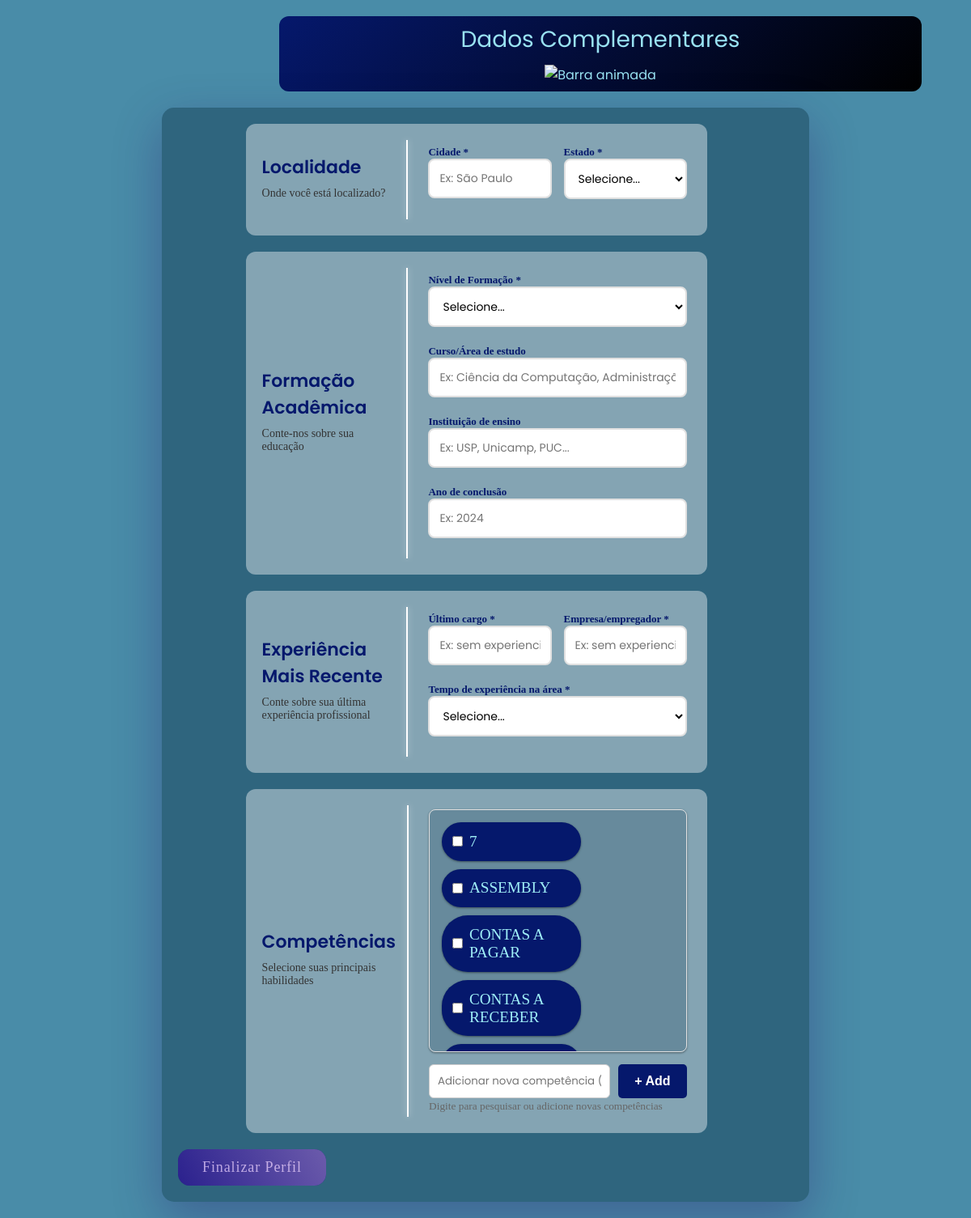
Screenshot of /questionario/1 (signed in) with the database file from the repository.
### tables this page shows
CREATE TABLE competencias (
        id_competencia INTEGER PRIMARY KEY AUTOINCREMENT,
        nome TEXT
    );

### routes/questionario.py (the view)
@bp_questionario.route('/questionario/<int:id_func>')
def questionario_pag(id_func):
    if 'usuario_id' not in session or session['usuario_id'] != id_func:
        flash("Acesso não autorizado!", "erro")
        return redirect('/')
    competencias = Competencia.listar_todas()
    return render_template('questionario.html',
                         id_func=id_func,
                         competencias=competencias)

### CRUDs/crud_comp.py (called while the page is built)
    @staticmethod
    def listar_todas():
        conn = get_connection()
        try:
            cursor = conn.cursor()
            cursor.execute("SELECT * FROM competencias ORDER BY nome")
            return cursor.fetchall()
        finally:
            conn.close()

### database/connect.py (called while the page is built)
def get_connection():
    conn = sqlite3.connect(Config.DB_PATH)
    conn.execute("PRAGMA foreign_keys = ON;")
    conn.row_factory = sqlite3.Row
    return conn

### models/model_comp.py (called while the page is built)
    @staticmethod
    def listar_todas():
        return CompetenciaCRUD.listar_todas()

### templates/questionario.html (shortened to what this page needs)
<!doctype html>
<html lang="pt-br">
  <head>
    <link rel="stylesheet" href="../static/css/questionario.css" />
  </head>
  <body>
    <div class="header">
      <p>Dados Complementares</p>
      <img
        src="https://web.archive.org/web/20091025005617im_/http://geocities.com/RodeoDrive/9200/ANIBAR.GIF"
        alt="Barra animada"
        class="gif-header"
      />
    </div>
    <div class="form">
      <form action="/salvar_questionario" method="POST" id="questionarioForm">
        <div class="container">
          <div class="secao-active" id="secao" data-secao="0">
            <div class="secao-header">
              <h2> Localidade</h2>
              <div class="secao-subtitle">Onde você está localizado?</div>
            </div>
            <div class="secao-content">
              <div class="campo-row">
                <div class="campo">
                  <label>Cidade <span class="obrigatorio">*</span></label>
                  <input
                    type="text"
                    name="cidade"
                    required
                    placeholder="Ex: São Paulo"
                  />
                </div>
                <div class="campo">
                  <label>Estado <span class="obrigatorio">*</span></label>
                  <select name="estado" required>
                    <option value="">Selecione...</option>
                  </select>
                </div>
              </div>
            </div>
          </div>
          <div class="secao-formacao" id="secao" data-secao="1">
            <div class="secao-header">
              <h2> Formação Acadêmica</h2>
              <div class="secao-subtitle">Conte-nos sobre sua educação</div>
            </div>
            <div class="secao-content">
              <div class="campo">
                <label
                  >Nível de Formação <span class="obrigatorio">*</span></label
                >
                <select name="formacao" required>
                  <option value="">Selecione...</option>
                </select>
              </div>
              <div class="campo">
                <label>Curso/Área de estudo</label>
                <input
                  type="text"
                  name="curso"
                  placeholder="Ex: Ciência da Computação, Administração..."/>
              </div>
              <div class="campo">
                <label>Instituição de ensino</label>
                <input
                  type="text"
                  name="instituicao"
                  placeholder="Ex: USP, Unicamp, PUC..."
                />
              </div>
              <div class="campo">
                <label>Ano de conclusão</label>
                <input
                  type="number"
                  name="ano_conclusao"
                  min="1950"
                  max="2030"
                  placeholder="Ex: 2024"
                />
              </div>
            </div>
          </div>
          <div class="secao-experiencia" id="secao" data-secao="2">
            <div class="secao-header">
              <h2> Experiência Mais Recente</h2>
              <div class="secao-subtitle">
                Conte sobre sua última experiência profissional
              </div>
            </div>
            <div class="secao-content">
              <div class="campo-row">
                <div class="campo">
                  <label>Último cargo <span class="obrigatorio">*</span></label>
                  <input
                    type="text"
                    name="ultimo_cargo"
                    required
                    placeholder="Ex: sem experiencia, Desenvolvedor Pleno..."/>
                </div>
                <div class="campo">
                  <label
                    >Empresa/empregador
                    <span class="obrigatorio">*</span></label
                  >
                  <input
                    type="text"
                    name="ultima_empresa"
                    required
                    placeholder="Ex: sem experiencia, Google, Microsoft..."/>
                </div>
              </div>
              <div class="campo">
                <label
                  >Tempo de experiência na área
                  <span class="obrigatorio">*</span></label
                >
                <select name="tempo_experiencia" required>
                  <option value="">Selecione...</option>
                </select>
              </div>
            </div>
          </div>
          <div class="secao-competencias" id="secao" data-secao="3">
            <div class="secao-header">
              <h2> Competências</h2>
              <div class="secao-subtitle">
                Selecione suas principais habilidades
              </div>
            </div>
            <div class="secao-content">
              <div id="lista-competencias" class="competencias-lista">
                {% for c in competencias %}
                <div class="competencia-item">
                  <input
                    type="checkbox"
                    name="competencias"
                    value="{{ c[0] }}"
                    id="comp_{{ c[0] }}"
                  />
                  <label for="comp_{{ c[0] }}">{{ c[1] }}</label>
                </div>
                {% endfor %}
              </div>
              <div class="nova-competencia">
                <input
                  type="text"
                  id="input_nova_comp"
                  placeholder="Adicionar nova competência (ex: Photoshop, Inglês...)"
                />
                <button type="button" onclick="adicionarCompetencia()">
                  + Add
                </button>
              </div>
              <small style="color: #666"
                >Digite para pesquisar ou adicione novas competências</small
              >
            </div>
          </div>
          <div class="container-btn">
            <div class="btn" id="divSubmit">
              <button type="submit" class="btn-submit">Finalizar Perfil</button>
            </div>
          </div>
        </div>
      </form>
    </div>
  </body>
</html>

### static/css/questionario.css (style rules this page uses)
* { margin: 0; padding: 0; box-sizing: border-box; }
.header { background: linear-gradient(135deg, #05186c 0%, #000000 100%); color: #99E2F2; padding: 8px; border-radius: 12px; text-align: center; width: 794px; margin-left: 325px; font-family: 'Poppins', sans-serif; }
.header p { font-size: 28px; margin-bottom: 10px; }
body { background: #498CA8; padding: 20px; min-height: 100vh; }
.container { max-width: 800px; margin: 0 auto; border-radius: 15px; box-shadow: 0 20px 60px rgba(39, 2, 99, 0.3); background: #0322355d 97.09%; margin-top: 20px; padding: 20px; }
#secao { padding: 0; background: rgba(255, 255, 255, 0.406); border-radius: 12px; margin-bottom: 20px; margin-left: 11%; width: 75%; display: flex; flex-direction: row; align-items: stretch; overflow: hidden; }
.secao-header { width: 35%; display: flex; flex-direction: column; justify-content: center; padding: 30px 20px; text-align: left; margin-bottom: 8px; }
.secao-header .secao-subtitle { text-align: left; color: #333; font-size: 14px; padding-bottom: 0; margin-bottom: 0; display: block; }
.secao-header h2 { font-family: 'Poppins', sans-serif; font-weight: 600; font-size: 22px; color: #05186c; margin-bottom: 8px; }
.secao-content { width: 65%; padding: 25px; overflow-y: auto; }
.secao-content .campo { margin-bottom: 20px; }
.secao-content .campo-row { display: grid; grid-template-columns: 1fr 1fr; gap: 15px; }
.secao-content label { color: #05186c; font-weight: 600; font-size: 13px; }
.secao-content input, .secao-content select { background: white; border: 1px solid #ccc; border-radius: 6px; padding: 10px; font-family: 'Poppins', sans-serif; }
.btn-submit { position: relative; font-family: inherit; font-weight: 500; font-size: 18px; letter-spacing: 0.05em; border-radius: 0.8em; cursor: pointer; border: none; background: #05186c; color: ghostwhite; overflow: hidden; }
.btn-submit::before, .btn-submit::after { position: absolute; top: 0; left: 0; width: 100%; height: 100%; z-index: 0; }
.btn-submit::before { content: ""; background: linear-gradient(to right, #5929b86d, #b48bd898); width: 120%; left: -10%; transform: skew(30deg); transition: transform 0.4s cubic-bezier(0.3, 1, 0.8, 1); }
.campo input, .campo select, .campo textarea { width: 100%; padding: 12px; border: 2px solid #e0e0e0; border-radius: 8px; font-size: 14px; transition: all 0.3s; }
.competencias-lista { display: grid; grid-template-columns: repeat(auto-fill, minmax(150px, 1fr)); gap: 10px; max-height: 300px; overflow-y: auto; padding: 15px; background: #0535513a; border-radius: 8px; border: 1px solid #e0e0e0; box-shadow: #00000044 0px 1px 3px, #00000035 0px 1px 2px; }
.competencia-item { display: flex; align-items: center; gap: 8px; padding: 0.8rem; background: #05186c; border-radius: 2rem; cursor: pointer; transition: all 0.2s; width: 60%; box-shadow: #00000044 0px 1px 3px, #00000035 0px 1px 2px; }
.competencia-item label { color: rgb(159, 238, 247); }
.competencia-item input { width: auto; margin: 0; }
.competencia-item label { margin: 0; font-weight: normal; cursor: pointer; flex: 1; font-style: bold; font-size: 1.2rem; }
.nova-competencia { margin-top: 15px; display: flex; gap: 10px; }
.nova-competencia input { flex: 1; width: 10px; }
.nova-competencia button { padding: 10px 20px; background: #05186c; color: white; border: none; border-radius: 5px; cursor: pointer; font-weight: 600; }
button { padding: 12px 30px; border: none; border-radius: 8px; cursor: pointer; font-size: 16px; font-weight: 600; transition: all 0.3s; }

### rows the page displays
competencias: nome "7"
competencias: nome "ASSEMBLY"
competencias: nome "CONTAS A PAGAR"
competencias: nome "CONTAS A RECEBER"
